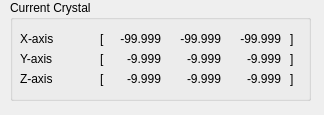
<ui version="4.0" >
 <class>CrystalWidget</class>
 <widget class="QWidget" name="CrystalWidget" >
  <property name="geometry" >
   <rect>
    <x>0</x>
    <y>0</y>
    <width>324</width>
    <height>115</height>
   </rect>
  </property>
  <property name="windowTitle" >
   <string>Form</string>
  </property>
  <widget class="QGroupBox" name="groupBox" >
   <property name="geometry" >
    <rect>
     <x>10</x>
     <y>0</y>
     <width>301</width>
     <height>101</height>
    </rect>
   </property>
   <property name="title" >
    <string>Current Crystal</string>
   </property>
   <widget class="QLabel" name="OrientationLine1Label" >
    <property name="geometry" >
     <rect>
      <x>10</x>
      <y>30</y>
      <width>51</width>
      <height>17</height>
     </rect>
    </property>
    <property name="text" >
     <string>X-axis</string>
    </property>
   </widget>
   <widget class="QLabel" name="OrientationLine1Label_2" >
    <property name="geometry" >
     <rect>
      <x>10</x>
      <y>50</y>
      <width>51</width>
      <height>17</height>
     </rect>
    </property>
    <property name="text" >
     <string>Y-axis</string>
    </property>
   </widget>
   <widget class="QLabel" name="OrientationLine1Label_3" >
    <property name="geometry" >
     <rect>
      <x>10</x>
      <y>70</y>
      <width>51</width>
      <height>17</height>
     </rect>
    </property>
    <property name="text" >
     <string>Z-axis</string>
    </property>
   </widget>
   <widget class="QLabel" name="label10" >
    <property name="geometry" >
     <rect>
      <x>90</x>
      <y>30</y>
      <width>16</width>
      <height>17</height>
     </rect>
    </property>
    <property name="text" >
     <string>[</string>
    </property>
   </widget>
   <widget class="QLabel" name="label10_2" >
    <property name="geometry" >
     <rect>
      <x>90</x>
      <y>50</y>
      <width>16</width>
      <height>17</height>
     </rect>
    </property>
    <property name="text" >
     <string>[</string>
    </property>
   </widget>
   <widget class="QLabel" name="label10_3" >
    <property name="geometry" >
     <rect>
      <x>90</x>
      <y>70</y>
      <width>16</width>
      <height>17</height>
     </rect>
    </property>
    <property name="text" >
     <string>[</string>
    </property>
   </widget>
   <widget class="QLabel" name="OrientationLine1_1" >
    <property name="geometry" >
     <rect>
      <x>100</x>
      <y>30</y>
      <width>51</width>
      <height>17</height>
     </rect>
    </property>
    <property name="layoutDirection" >
     <enum>Qt::LeftToRight</enum>
    </property>
    <property name="text" >
     <string>-99.999</string>
    </property>
    <property name="alignment" >
     <set>Qt::AlignRight|Qt::AlignTrailing|Qt::AlignVCenter</set>
    </property>
   </widget>
   <widget class="QLabel" name="OrientationLine2_1" >
    <property name="geometry" >
     <rect>
      <x>100</x>
      <y>50</y>
      <width>51</width>
      <height>17</height>
     </rect>
    </property>
    <property name="layoutDirection" >
     <enum>Qt::LeftToRight</enum>
    </property>
    <property name="text" >
     <string>-9.999</string>
    </property>
    <property name="alignment" >
     <set>Qt::AlignRight|Qt::AlignTrailing|Qt::AlignVCenter</set>
    </property>
   </widget>
   <widget class="QLabel" name="OrientationLine3_1" >
    <property name="geometry" >
     <rect>
      <x>100</x>
      <y>70</y>
      <width>51</width>
      <height>17</height>
     </rect>
    </property>
    <property name="layoutDirection" >
     <enum>Qt::LeftToRight</enum>
    </property>
    <property name="text" >
     <string>-9.999</string>
    </property>
    <property name="alignment" >
     <set>Qt::AlignRight|Qt::AlignTrailing|Qt::AlignVCenter</set>
    </property>
   </widget>
   <widget class="QLabel" name="OrientationLine1_2" >
    <property name="geometry" >
     <rect>
      <x>160</x>
      <y>30</y>
      <width>51</width>
      <height>17</height>
     </rect>
    </property>
    <property name="layoutDirection" >
     <enum>Qt::LeftToRight</enum>
    </property>
    <property name="text" >
     <string>-99.999</string>
    </property>
    <property name="alignment" >
     <set>Qt::AlignRight|Qt::AlignTrailing|Qt::AlignVCenter</set>
    </property>
   </widget>
   <widget class="QLabel" name="OrientationLine2_2" >
    <property name="geometry" >
     <rect>
      <x>160</x>
      <y>50</y>
      <width>51</width>
      <height>17</height>
     </rect>
    </property>
    <property name="layoutDirection" >
     <enum>Qt::LeftToRight</enum>
    </property>
    <property name="text" >
     <string>-9.999</string>
    </property>
    <property name="alignment" >
     <set>Qt::AlignRight|Qt::AlignTrailing|Qt::AlignVCenter</set>
    </property>
   </widget>
   <widget class="QLabel" name="OrientationLine3_2" >
    <property name="geometry" >
     <rect>
      <x>160</x>
      <y>70</y>
      <width>51</width>
      <height>17</height>
     </rect>
    </property>
    <property name="layoutDirection" >
     <enum>Qt::LeftToRight</enum>
    </property>
    <property name="text" >
     <string>-9.999</string>
    </property>
    <property name="alignment" >
     <set>Qt::AlignRight|Qt::AlignTrailing|Qt::AlignVCenter</set>
    </property>
   </widget>
   <widget class="QLabel" name="OrientationLine1_3" >
    <property name="geometry" >
     <rect>
      <x>220</x>
      <y>30</y>
      <width>51</width>
      <height>17</height>
     </rect>
    </property>
    <property name="layoutDirection" >
     <enum>Qt::LeftToRight</enum>
    </property>
    <property name="text" >
     <string>-99.999</string>
    </property>
    <property name="alignment" >
     <set>Qt::AlignRight|Qt::AlignTrailing|Qt::AlignVCenter</set>
    </property>
   </widget>
   <widget class="QLabel" name="OrientationLine2_3" >
    <property name="geometry" >
     <rect>
      <x>220</x>
      <y>50</y>
      <width>51</width>
      <height>17</height>
     </rect>
    </property>
    <property name="layoutDirection" >
     <enum>Qt::LeftToRight</enum>
    </property>
    <property name="text" >
     <string>-9.999</string>
    </property>
    <property name="alignment" >
     <set>Qt::AlignRight|Qt::AlignTrailing|Qt::AlignVCenter</set>
    </property>
   </widget>
   <widget class="QLabel" name="OrientationLine3_3" >
    <property name="geometry" >
     <rect>
      <x>220</x>
      <y>70</y>
      <width>51</width>
      <height>17</height>
     </rect>
    </property>
    <property name="layoutDirection" >
     <enum>Qt::LeftToRight</enum>
    </property>
    <property name="text" >
     <string>-9.999</string>
    </property>
    <property name="alignment" >
     <set>Qt::AlignRight|Qt::AlignTrailing|Qt::AlignVCenter</set>
    </property>
   </widget>
   <widget class="QLabel" name="label11" >
    <property name="geometry" >
     <rect>
      <x>280</x>
      <y>30</y>
      <width>16</width>
      <height>17</height>
     </rect>
    </property>
    <property name="text" >
     <string>]</string>
    </property>
   </widget>
   <widget class="QLabel" name="label11_2" >
    <property name="geometry" >
     <rect>
      <x>280</x>
      <y>50</y>
      <width>16</width>
      <height>17</height>
     </rect>
    </property>
    <property name="text" >
     <string>]</string>
    </property>
   </widget>
   <widget class="QLabel" name="label11_3" >
    <property name="geometry" >
     <rect>
      <x>280</x>
      <y>70</y>
      <width>16</width>
      <height>17</height>
     </rect>
    </property>
    <property name="text" >
     <string>]</string>
    </property>
   </widget>
  </widget>
 </widget>
 <resources/>
 <connections/>
</ui>
